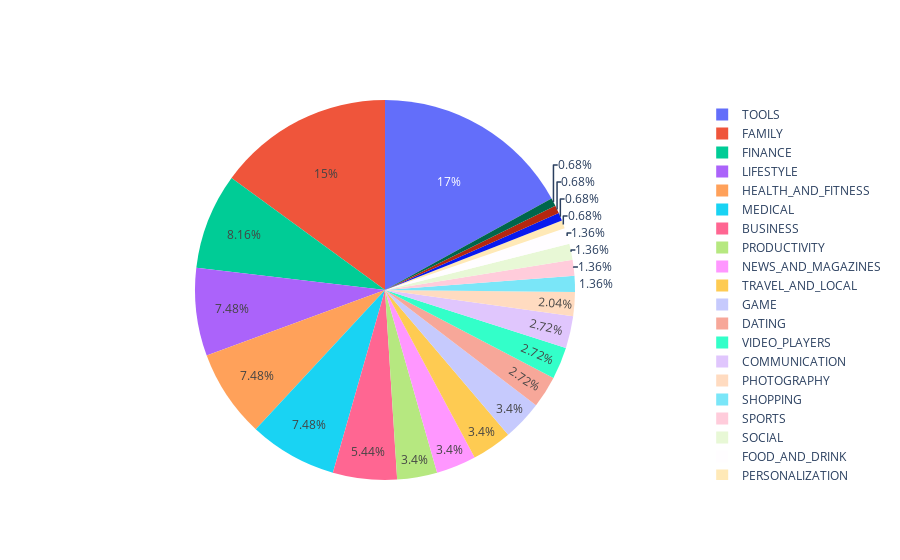

Notebook cell for this chart:
### Code cell
df_info_rating=df_info[df_info.Rating<=2.5]
number_of_apps_in_category = df_info_rating['Category'].value_counts().sort_values(ascending=True)

data = [go.Pie(
        labels = number_of_apps_in_category.index,
        values = number_of_apps_in_category.values,
        hoverinfo = 'label+value'    
)]

plotly.offline.iplot(data, filename='active_category')

### Figure 1 — Plotly figure (JSON) as saved in the notebook; plotly's stock layout.template omitted (floating-point values rounded to 4 significant figures)
{"data": [{"hoverinfo": "label+value", "labels": ["PERSONALIZATION", "PARENTING", "MAPS_AND_NAVIGATION", "AUTO_AND_VEHICLES", "SHOPPING", "SPORTS", "SOCIAL", "FOOD_AND_DRINK", "PHOTOGRAPHY", "DATING", "VIDEO_PLAYERS", "COMMUNICATION", "PRODUCTIVITY", "NEWS_AND_MAGAZINES", "TRAVEL_AND_LOCAL", "GAME", "BUSINESS", "LIFESTYLE", "HEALTH_AND_FITNESS", "MEDICAL", "FINANCE", "FAMILY", "TOOLS"], "type": "pie", "values": [1, 1, 1, 1, 2, 2, 2, 2, 3, 4, 4, 4, 5, 5, 5, 5, 8, 11, 11, 11, 12, 22, 25]}], "layout": {}}
